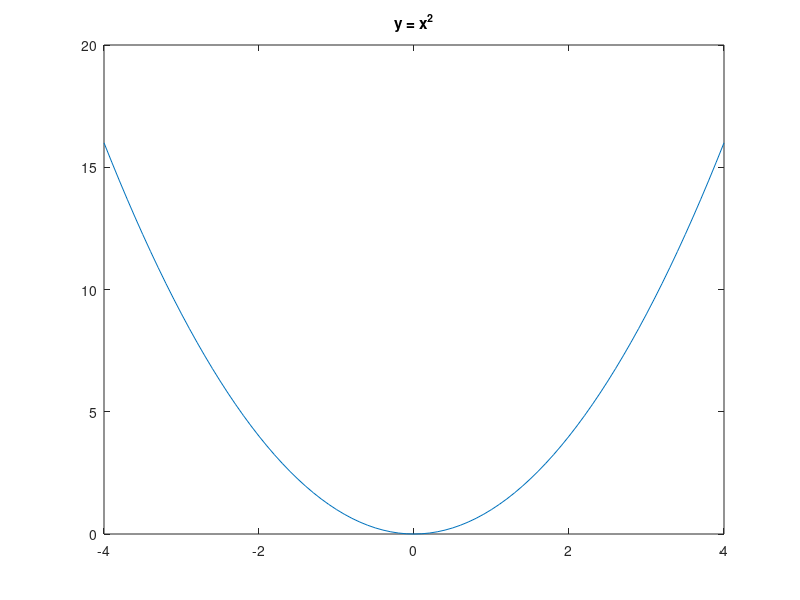
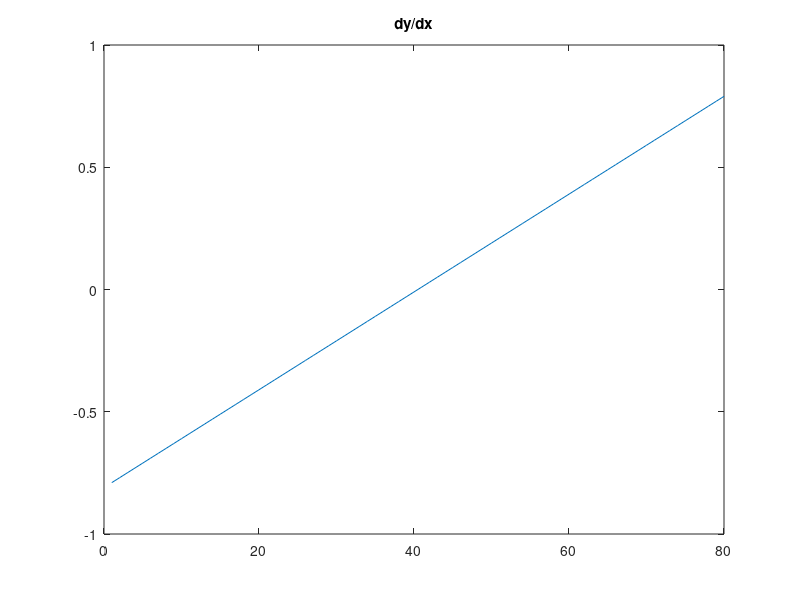
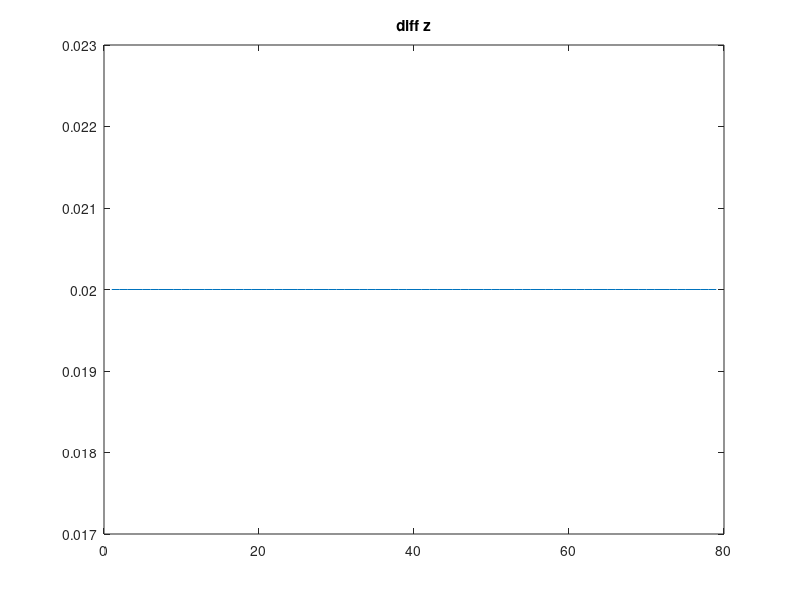

The MATLAB script that drew these images, in order:
%initial
clear
close all
clc

x = -4:0.1:4;
y = x.^2;
figure, plot(x,y),title('y = x^2');
z = diff(y);
figure, plot(z),title('dy/dx');

s = diff(z)
figure, plot(s),title('diff z');